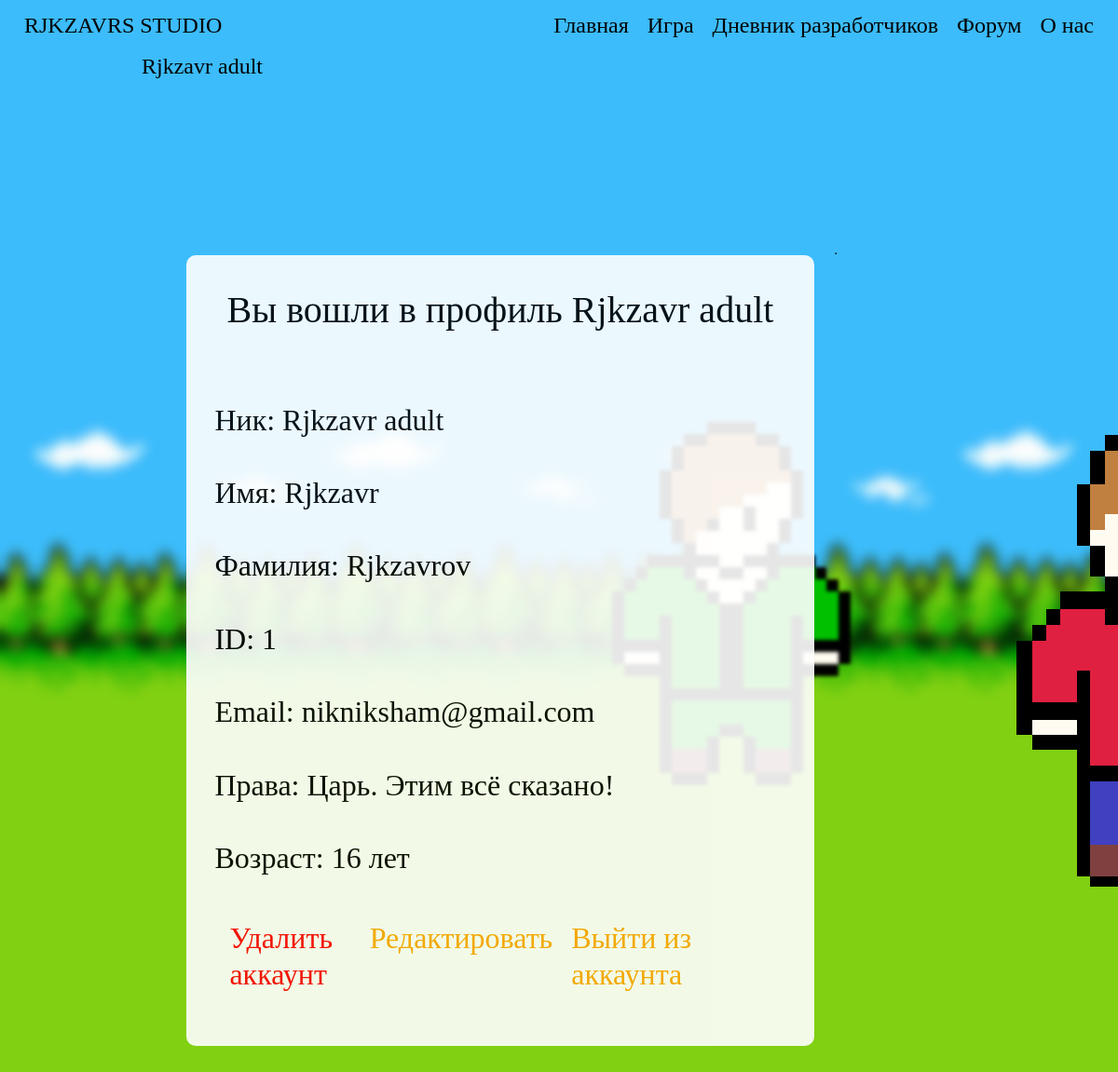
The app's page /account/ (signed in) with its own data.
### data/users.py (models this page shows, shortened)
class User(SqlAlchemyBase, UserMixin, SerializerMixin):
    __tablename__ = 'user'
    id = sqlalchemy.Column(sqlalchemy.Integer, primary_key=True, autoincrement=True)
    surname = sqlalchemy.Column(sqlalchemy.String, nullable=True)
    name = sqlalchemy.Column(sqlalchemy.String, nullable=True)
    age = sqlalchemy.Column(sqlalchemy.Integer, nullable=True)
    nickname = sqlalchemy.Column(sqlalchemy.String, nullable=True)
    email = sqlalchemy.Column(sqlalchemy.String, index=True, unique=True, nullable=True)
    hashed_password = sqlalchemy.Column(sqlalchemy.String, nullable=True)
    created_date = sqlalchemy.Column(sqlalchemy.DateTime)
    status = sqlalchemy.Column(sqlalchemy.Integer, nullable=True, default=0)
    background_image_id = sqlalchemy.Column(sqlalchemy.Integer, nullable=True, default=0)
    publications = orm.relation('Publications')
    developers_diary = orm.relation('DevelopersDiary')
    comments = orm.relation('Comments')

### run.py (the view)
@app.route('/account/')
def account():
    if current_user.is_authenticated:
        return render_template("account.html", title=f'Аккаунт {current_user.nickname}',
                               style=url_for('static', filename='css/style.css'), user=current_user,
                               bgimg=get_image_profile(current_user))
    return redirect('/')

### data/db_session.py (called while the page is built)
def create_session() -> Session:
    global __factory
    return __factory()

### run.py (called while the page is built)
def get_image_profile(user):
    bg_img = 1
    if user.is_authenticated:
        bg_img = user.background_image_id + 1
    return url_for('static', filename=f'img/background_img_{bg_img}.png')

@login_manager.user_loader
def load_user(user_id):
    session = db_session.create_session()
    return session.query(User).get(user_id)

### templates/account.html
{% extends "base.html" %}
{% block content %}
<div class="title">
    <h1 class="title-text">Вы вошли в профиль {{user.nickname}}</h1>
</div>
<div>
    <h2 class="wide-text">Ник: {{user.nickname}}</h2>
    <h2 class="wide-text">Имя: {{user.name}}</h2>
    <h2 class="wide-text">Фамилия: {{user.surname}}</h2>
    <h2 class="wide-text">ID: {{user.id}}</h2>
    <h2 class="wide-text">Email: {{user.email}}</h2>
    {% if user.status == 0%}
    <h2 class="wide-text">Права: Пользователь</h2>
    {% elif user.status == 1%}
    <h2 class="wide-text">Права: разработчик</h2>
    {% elif user.status > 9%}
    <h2 class="wide-text">Права: Царь. Этим всё сказано!</h2>
    {% elif user.status > 1%}
    <h2 class="wide-text">Права: Админ.</h2>
    {% else %}
    <h2 class="wide-text">Права: Ты кто такой? Ты как сюда попал?</h2>
    {% endif %}
    <h2 class="wide-text">Возраст: {{user.age}} лет</h2>
</div>
<div class="navbar">
    <div class="left-down-bar">
        <a href="/delete_account/"><h2 class="red-wide-text">Удалить аккаунт</h2></a>
    </div>
    <div class="right-down-bar">
        <a href="/logout/"><h2 class="orange-wide-text">Выйти из аккаунта</h2></a>
        <a href="/edit_account/"><h2 class="orange-wide-text">Редактировать</h2></a>
    </div>
</div>
{% endblock %}

### templates/base.html (shortened to what this page needs)
<!doctype html>
<html lang="ru">
<head>
    <link rel="stylesheet"
          href="https://stackpath.bootstrapcdn.com/bootstrap/4.4.1/css/bootstrap.min.css"
>
    <link rel="stylesheet" href={{style}}>
</head>
<body>
<header class="navbar navbar-light">
    <div class="left-head">
        <a href="/about/"><h4 class="asd">RJKZAVRS STUDIO</h4></a>
    </div>
    <div class="center-head">
        <div>
            <a href="/" class="header-a"><h4 class="asd">Главная</h4></a>
            <a href="/" class="header-a"><h4 class="asd">Игра</h4></a>
            <a href="/DevelopersDiary" class="header-a"><h4 class="asd">Дневник разработчиков</h4></a>
            <a href="/" class="header-a"><h4 class="asd">Форум</h4></a>
            <a href="/about/" class="header-a"><h4 class="asd">О нас</h4></a>
        </div>
    </div>
    <div class="right-head">
        {% if current_user.is_authenticated %}
        <a class="navbar-brand" href="/account"><h4 class="asd">{{ current_user.nickname }}</h4></a>
        {% else %}
        <a href="/login"><h4 class="asd">Войти</h4></a>
        <a href="/register"><h4 class="asd">Зарегестрироваться</h4></a>
        {% endif %}
    </div>
</header>
<main role="main">
    <div class="main-block">
        <div class="center-column">
            <div class="center-column-block">
                {% block content %}{% endblock %}
            </div>
        </div>
    </div>
</main>
</body>
</html>

### static/css/style.css (style rules this page uses)
header { margin-bottom: 170px; }
main { align: center; width: 100%; }
.header-a { float: left; }
a { text-decoration: none; }
div.main-block { width: 85%; display: flex; margin-left: 15%; align: center; margin-bottom: 70px; }
.asd { font-family: 'Comfortaa', cursive; font-weight: 100; font-style: inherit; color: #000; position: relative; padding: 5px 5px; margin: 0 5px; }
.title-text { font-family: 'Comfortaa', cursive; font-weight: 100; font-style: inherit; color: #000; position: relative; padding: 5px 5px; margin: 0 5px; }
.wide-text { font-family: 'Comfortaa', cursive; font-weight: 100; font-style: inherit; color: #000; position: relative; padding: 20px 5px; margin: 0 5px; }
.red-wide-text { font-family: 'Comfortaa', cursive; font-weight: 100; font-style: inherit; color: red; position: relative; padding: 20px 5px; margin: 0 5px; }
.orange-wide-text { font-family: 'Comfortaa', cursive; font-weight: 100; font-style: inherit; color: orange; position: relative; padding: 20px 5px; margin: 0 5px; }
div.left-head { width: 25%; }
div.center-head { display: flex; align: center; }
div.right-head { width: 25%; display: -webkit-flex; -webkit-flex-direction: row-reverse; display: flex; flex-direction: row-reverse; }
div.left-down-bar { width: 25%; display: flex; }
div.right-down-bar { width: 75%; display: -webkit-flex; -webkit-flex-direction: row-reverse; display: flex; flex-direction: row-reverse; }
div.center-column { border-radius: 10px; opacity: 1; background: #fff; align: left; width: 66%; margin-left: 2%; margin-right: 20px; opacity: 0.9; }
div.center-column-block { padding: 30px 20px; }
div.title { display: block; text-align: center; margin-bottom: 50px; }

### records on screen
User: nickname "Rjkzavr adult", name "Rjkzavr", surname "Rjkzavrov", id "1", email "nikniksham@gmail.com", age "16"
